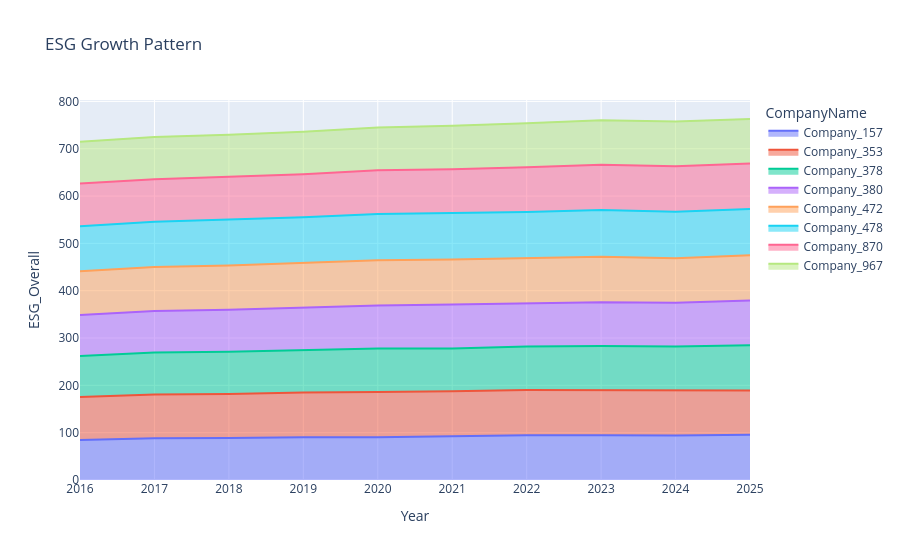

The notebook cell saved with this chart:
### Markdown cell above
3. Growth Pattern

### Code cell
import pandas as pd
import plotly.express as px

df = pd.read_csv("company_esg_financial_dataset.csv")

df = df.dropna(subset=["CompanyName","Year","ESG_Overall"])

df["Year"] = pd.to_numeric(df["Year"], errors="coerce")
df["ESG_Overall"] = pd.to_numeric(df["ESG_Overall"], errors="coerce")

df = df.dropna()

company_trend = df.groupby(["Year","CompanyName"], as_index=False)["ESG_Overall"].mean()

latest = company_trend.sort_values(["CompanyName","Year"]).groupby("CompanyName").tail(1)

top_companies = latest.nlargest(8, "ESG_Overall")["CompanyName"]

filtered = company_trend[company_trend["CompanyName"].isin(top_companies)]

fig = px.area(
    filtered,
    x="Year",
    y="ESG_Overall",
    color="CompanyName",
    title="ESG Growth Pattern"
)

fig.show()

### Figure 1 — Plotly figure (JSON) as saved in the notebook; plotly's stock layout.template omitted (floating-point values rounded to 4 significant figures)
{"data": [{"fillpattern": {"shape": ""}, "hovertemplate": "CompanyName=Company_157<br>Year=%{x}<br>ESG_Overall=%{y}<extra></extra>", "legendgroup": "Company_157", "line": {"color": "#636efa"}, "marker": {"symbol": "circle"}, "mode": "lines", "name": "Company_157", "orientation": "v", "showlegend": true, "stackgroup": "1", "type": "scatter", "x": [2016, 2017, 2018, 2019, 2020, 2021, 2022, 2023, 2024, 2025], "xaxis": "x", "y": [84.5, 88.1, 88.5, 90.3, 90.2, 91.9, 94.7, 94.7, 94.1, 95.4], "yaxis": "y"}, {"fillpattern": {"shape": ""}, "hovertemplate": "CompanyName=Company_353<br>Year=%{x}<br>ESG_Overall=%{y}<extra></extra>", "legendgroup": "Company_353", "line": {"color": "#EF553B"}, "marker": {"symbol": "circle"}, "mode": "lines", "name": "Company_353", "orientation": "v", "showlegend": true, "stackgroup": "1", "type": "scatter", "x": [2016, 2017, 2018, 2019, 2020, 2021, 2022, 2023, 2024, 2025], "xaxis": "x", "y": [90.9, 92.3, 93.4, 94.8, 96.0, 95.4, 95.3, 94.9, 94.3, 93.9], "yaxis": "y"}, {"fillpattern": {"shape": ""}, "hovertemplate": "CompanyName=Company_378<br>Year=%{x}<br>ESG_Overall=%{y}<extra></extra>", "legendgroup": "Company_378", "line": {"color": "#00cc96"}, "marker": {"symbol": "circle"}, "mode": "lines", "name": "Company_378", "orientation": "v", "showlegend": true, "stackgroup": "1", "type": "scatter", "x": [2016, 2017, 2018, 2019, 2020, 2021, 2022, 2023, 2024, 2025], "xaxis": "x", "y": [86.5, 88.9, 89.3, 89.3, 91.4, 90.8, 92.2, 93.7, 93.9, 95.3], "yaxis": "y"}, {"fillpattern": {"shape": ""}, "hovertemplate": "CompanyName=Company_380<br>Year=%{x}<br>ESG_Overall=%{y}<extra></extra>", "legendgroup": "Company_380", "line": {"color": "#ab63fa"}, "marker": {"symbol": "circle"}, "mode": "lines", "name": "Company_380", "orientation": "v", "showlegend": true, "stackgroup": "1", "type": "scatter", "x": [2016, 2017, 2018, 2019, 2020, 2021, 2022, 2023, 2024, 2025], "xaxis": "x", "y": [86.7, 88.0, 88.6, 90.5, 91.2, 92.8, 91.4, 92.3, 92.1, 94.5], "yaxis": "y"}, {"fillpattern": {"shape": ""}, "hovertemplate": "CompanyName=Company_472<br>Year=%{x}<br>ESG_Overall=%{y}<extra></extra>", "legendgroup": "Company_472", "line": {"color": "#FFA15A"}, "marker": {"symbol": "circle"}, "mode": "lines", "name": "Company_472", "orientation": "v", "showlegend": true, "stackgroup": "1", "type": "scatter", "x": [2016, 2017, 2018, 2019, 2020, 2021, 2022, 2023, 2024, 2025], "xaxis": "x", "y": [92.6, 92.6, 93.7, 93.5, 95.3, 95.1, 94.8, 96.3, 94.3, 95.6], "yaxis": "y"}, {"fillpattern": {"shape": ""}, "hovertemplate": "CompanyName=Company_478<br>Year=%{x}<br>ESG_Overall=%{y}<extra></extra>", "legendgroup": "Company_478", "line": {"color": "#19d3f3"}, "marker": {"symbol": "circle"}, "mode": "lines", "name": "Company_478", "orientation": "v", "showlegend": true, "stackgroup": "1", "type": "scatter", "x": [2016, 2017, 2018, 2019, 2020, 2021, 2022, 2023, 2024, 2025], "xaxis": "x", "y": [94.8, 96.0, 96.7, 96.9, 98.2, 97.7, 97.8, 98.8, 98.3, 98.0], "yaxis": "y"}, {"fillpattern": {"shape": ""}, "hovertemplate": "CompanyName=Company_870<br>Year=%{x}<br>ESG_Overall=%{y}<extra></extra>", "legendgroup": "Company_870", "line": {"color": "#FF6692"}, "marker": {"symbol": "circle"}, "mode": "lines", "name": "Company_870", "orientation": "v", "showlegend": true, "stackgroup": "1", "type": "scatter", "x": [2016, 2017, 2018, 2019, 2020, 2021, 2022, 2023, 2024, 2025], "xaxis": "x", "y": [90.6, 89.6, 90.7, 90.8, 92.2, 92.9, 94.9, 95.5, 95.9, 96.0], "yaxis": "y"}, {"fillpattern": {"shape": ""}, "hovertemplate": "CompanyName=Company_967<br>Year=%{x}<br>ESG_Overall=%{y}<extra></extra>", "legendgroup": "Company_967", "line": {"color": "#B6E880"}, "marker": {"symbol": "circle"}, "mode": "lines", "name": "Company_967", "orientation": "v", "showlegend": true, "stackgroup": "1", "type": "scatter", "x": [2016, 2017, 2018, 2019, 2020, 2021, 2022, 2023, 2024, 2025], "xaxis": "x", "y": [88.1, 89.3, 88.5, 89.5, 90.4, 91.7, 92.6, 94.0, 94.7, 94.1], "yaxis": "y"}], "layout": {"legend": {"title": {"text": "CompanyName"}, "tracegroupgap": 0}, "title": {"text": "ESG Growth Pattern"}, "xaxis": {"anchor": "y", "domain": [0, 1], "title": {"text": "Year"}}, "yaxis": {"anchor": "x", "domain": [0, 1], "title": {"text": "ESG_Overall"}}}}
